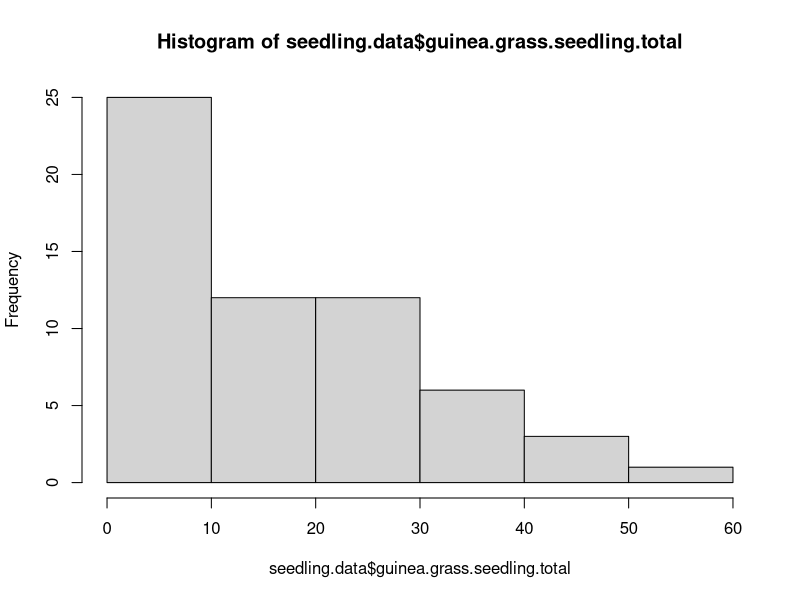
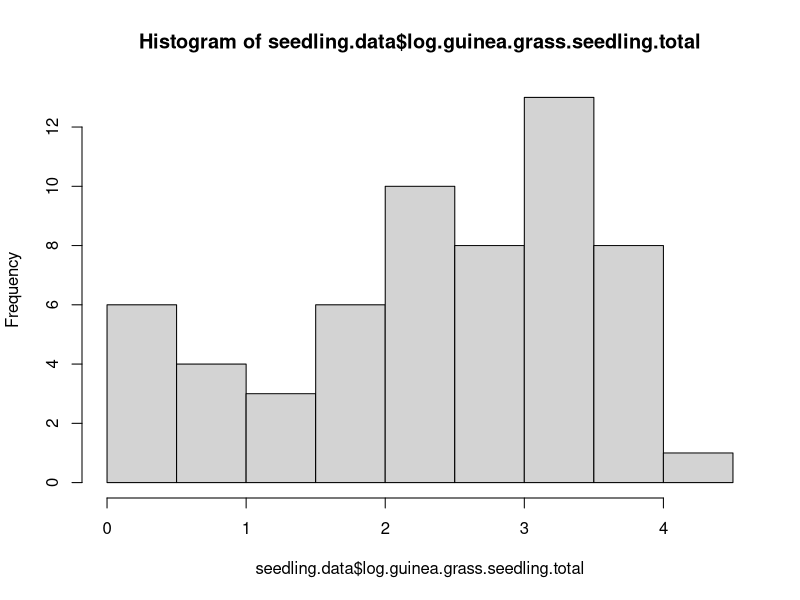

The R source for these figures, in order: (Note: this script raises an error after producing the figures.)
## Script to assess differences in the emergence of Guinea grass eon soil treatment (individual soil samples, ISS, and 
## multiple soil samples, MSS), invasion, and pasture (geographic location).
## Written by Dr. Elizabeth Bowman on Nov. 11, 2020

library(tidyverse)
library(nlme)

seedling.data <- read.csv('data/data.MSS.ISS.csv', as.is = T)

# --------------------------------------------------------------------------#
#--Data manipulation and evaluation of normality----
# --------------------------------------------------------------------------#

#--Native seed bank-----
# create new column merging the 9.15 and 9.14 seedling data
seedling.data$seedlings.9.14.20 <- replace_na(seedling.data$seedlings.9.14.20, 0)
seedling.data$seedlings.9.15.20 <- replace_na(seedling.data$seedlings.9.15.20, 0)

seedling.data %>%
  mutate(seedling.total = seedlings.9.14.20 + seedlings.9.15.20,
         log.seedling.total = log(seedling.total)) -> seedling.data
# log evaluation based on assessment indicating data non-normal
# to see these analyses look at the R file 'NativeSeedBank.R'

#--Guinea grass seed germination----
seedling.data %>%
  mutate(guinea.grass.seedling.total = guinea.grass.seedling.9.28.20 +
    guinea.grass.seedling.10.12.20 + guinea.grass.seedling.10.23.20,
    log.guinea.grass.seedling.total = log(guinea.grass.seedling.total)) %>%
  filter(guinea.grass.seedling.total != 0) -> seedling.data

#--Check normality of data
hist(seedling.data$guinea.grass.seedling.total)
hist(seedling.data$log.guinea.grass.seedling.total)
shapiro.test(seedling.data$log.guinea.grass.seedling.total)

# not normal, use non-parametric tests

#--Mean and sd
seedling.data %>%
  group_by(invasion, soil.treatment) %>%
  summarise(mean.nativegerm = mean(seedling.total),
            sd.nativegerm = sd(seedling.total),
            mean.guineagerm = mean(guinea.grass.seedling.total),
            sd.guineagerm = sd(guinea.grass.seedling.total)) -> germ.summary

# write.csv(germ.summary, 'results/GerminationSummaryData.csv',
#           row.names = F)

#--Guinea grass height data----
#--Transform to make the height columns into one keeping invaion
# and soil treatment columns
seedling.data %>%
  select(invasion, soil.treatment,
         guinea.grass.height.10.29.20, guinea.grass.height.11.6.20) %>%
  gather(key = week, value = height, -invasion, -soil.treatment) %>%
  mutate(week = replace(week, week == 'guinea.grass.height.10.29.20',
                        'week1'),
         week = replace(week, week == 'guinea.grass.height.11.6.20',
                        'week2'),
         log.height = log(height)) %>%
  filter(height != 0) -> time.data

#--Check normality of data
hist(time.data$height)
shapiro.test(time.data$height) # not normal
hist(time.data$log.height)
shapiro.test(time.data$log.height)

# Data non-normal even after transformation, use non-parametric methods

# --------------------------------------------------------------------------#
#--Guinea grass seedlings and height: GLS function of soil treatment and invasion----
# --------------------------------------------------------------------------#

#--Seedlings
gls.seedling <- gls(guinea.grass.seedling.total ~ invasion * soil.treatment,
                  data = seedling.data)
gls.summary <- summary(gls.seedling) 
# invasion and invasion * soil treatment almost sig

# write.csv(anova.seedling, 'results/NativeSeedlingResults.csv',
#           row.names = F)

#--Height
gls.heigh <- gls(height ~ invasion * soil.treatment,
                  data = time.data)
gls.height <- summary(gls.seedling) # invasion sig.

# write.csv(anova.seedling, 'results/NativeSeedlingResults.csv',
#           row.names = F)

# --------------------------------------------------------------------------#
#--Guinea grass seedlings and height: Plot as function of soil treatment and invasion----
# --------------------------------------------------------------------------#

#--Seedlings
# Invasion
seedling.invasion <- ggplot(seedling.data, aes(x = invasion,
                          y = guinea.grass.seedling.total)) +
  geom_boxplot() +
  ylab('Seedling count') +
  xlab('') +
  theme_bw() +
  theme(panel.grid.major = element_blank(), panel.grid.minor = element_blank(),
        panel.background = element_blank(),
        axis.line = element_line(colour = "black")) +
  theme(axis.text = element_text(color = "black")) +
  scale_x_discrete(breaks=c('invaded', 'uninvaded'),
                      labels=c('Invaded','Uninvaded'))

ggsave('figures/GuineaSeedling_invasion.tiff', device = 'tiff',
       plot = seedling.invasion, width = 10, height = 10, units = 'cm', dpi = 300)

# soil treatment
seedling.invsoil <- ggplot(seedling.data, aes(x = invasion,
                          y = guinea.grass.seedling.total)) +
  geom_boxplot() +
  facet_grid(. ~ soil.treatment) +
  ylab('Seedling count') +
  xlab('') +
  theme_bw() +
  theme(panel.grid.major = element_blank(), panel.grid.minor = element_blank(),
        panel.background = element_blank(),
        axis.line = element_line(colour = "black")) +
  theme(axis.text = element_text(color = "black"))  +
  scale_x_discrete(breaks=c('invaded', 'uninvaded'),
                      labels=c('Invaded','Uninvaded'))
  
ggsave('figures/GuineaSeedling_InvasionSoilTreatment.tiff', device = 'tiff',
       plot = seedling.invsoil, width = 10, height = 10, units = 'cm', dpi = 300)

#--Height
# Invasion
height.invasion <- ggplot(time.data, aes(x = invasion,
                          y = height)) +
  geom_boxplot() +
  ylab('Height (cm)') +
  xlab('') +
  theme_bw() +
  theme(panel.grid.major = element_blank(), panel.grid.minor = element_blank(),
        panel.background = element_blank(),
        axis.line = element_line(colour = "black")) +
  theme(axis.text = element_text(color = "black")) +
  scale_x_discrete(breaks=c('invaded', 'uninvaded'),
                      labels=c('Invaded','Uninvaded'))

ggsave('figures/GuineaHeight_invasion.tiff', device = 'tiff',
       plot = height.invasion, width = 10, height = 10, units = 'cm', dpi = 300)

# soil treatment
height.soil <- ggplot(time.data, aes(x = soil.treatment,
                          y = height)) +
  geom_boxplot() +
  ylab('Seedling count') +
  xlab('') +
  theme_bw() +
  theme(panel.grid.major = element_blank(), panel.grid.minor = element_blank(),
        panel.background = element_blank(),
        axis.line = element_line(colour = "black")) +
  theme(axis.text = element_text(color = "black"))
  
ggsave('figures/GuineaHeight_invasion.tiff', device = 'tiff',
       plot = height.soil, width = 10, height = 10, units = 'cm', dpi = 300)
